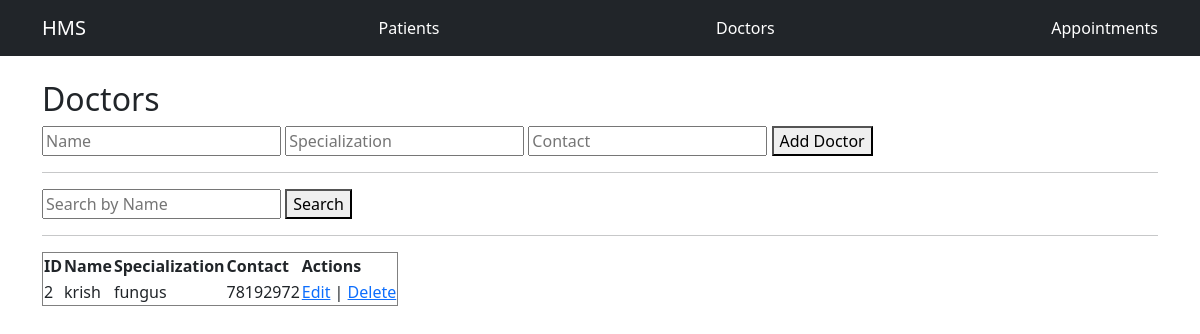
Page /doctors on the committed database.
### tables this page shows
CREATE TABLE doctors (
        id INTEGER PRIMARY KEY AUTOINCREMENT,
        name TEXT,
        specialization TEXT,
        contact TEXT
    );

### app.py (the view, shortened to what this page needs)
@app.route('/doctors', methods=['GET', 'POST'])
def doctors():
    data = query_db("SELECT * FROM doctors")
    return render_template('doctors.html', doctors=data)

### app.py (called while the page is built)
def query_db(query, args=(), one=False):
    conn = sqlite3.connect('hospital.db')
    cur = conn.cursor()
    cur.execute(query, args)
    rv = cur.fetchall()
    conn.commit()
    conn.close()
    return (rv[0] if rv else None) if one else rv

### templates/doctors.html (shortened to what this page needs)
{% extends 'base.html' %}
{% block content %}
<h2>Doctors</h2>
<form method="POST" {% if edit_doctor %}action="{{ url_for('edit_doctor', id=edit_doctor[0]) }}"{% endif %}>
    <input type="text" name="name" placeholder="Name" value="{{ edit_doctor[1] if edit_doctor else '' }}" required>
    <input type="text" name="specialization" placeholder="Specialization" value="{{ edit_doctor[2] if edit_doctor else '' }}" required>
    <input type="text" name="contact" placeholder="Contact" value="{{ edit_doctor[3] if edit_doctor else '' }}" required>
    <button type="submit">{{ 'Update Doctor' if edit_doctor else 'Add Doctor' }}</button>
</form>
<hr>
<form method="POST">
    <input type="text" name="keyword" placeholder="Search by Name" value="{{ search_keyword or '' }}" required>
    <button type="submit">Search</button>
</form>
<hr>
<table border="1">
    <tr>
        <th>ID</th><th>Name</th><th>Specialization</th><th>Contact</th><th>Actions</th>
    </tr>
    {% for d in doctors %}
    <tr>
        <td>{{ d[0] }}</td>
        <td>{{ d[1] }}</td>
        <td>{{ d[2] }}</td>
        <td>{{ d[3] }}</td>
        <td>
            <a href="{{ url_for('edit_doctor', id=d[0]) }}">Edit</a> |
            <a href="{{ url_for('delete_doctor', id=d[0]) }}" onclick="return confirm('Are you sure?')">Delete</a>
        </td>
    </tr>
    {% endfor %}
</table>
{% endblock %}

### rows in the picture
doctors: id "2", name "krish", specialization "fungus", contact "78192972"

### other values in the picture
{{ 'Update Doctor' if edit_doctor else 'Add Doctor' }} "Add Doctor"
